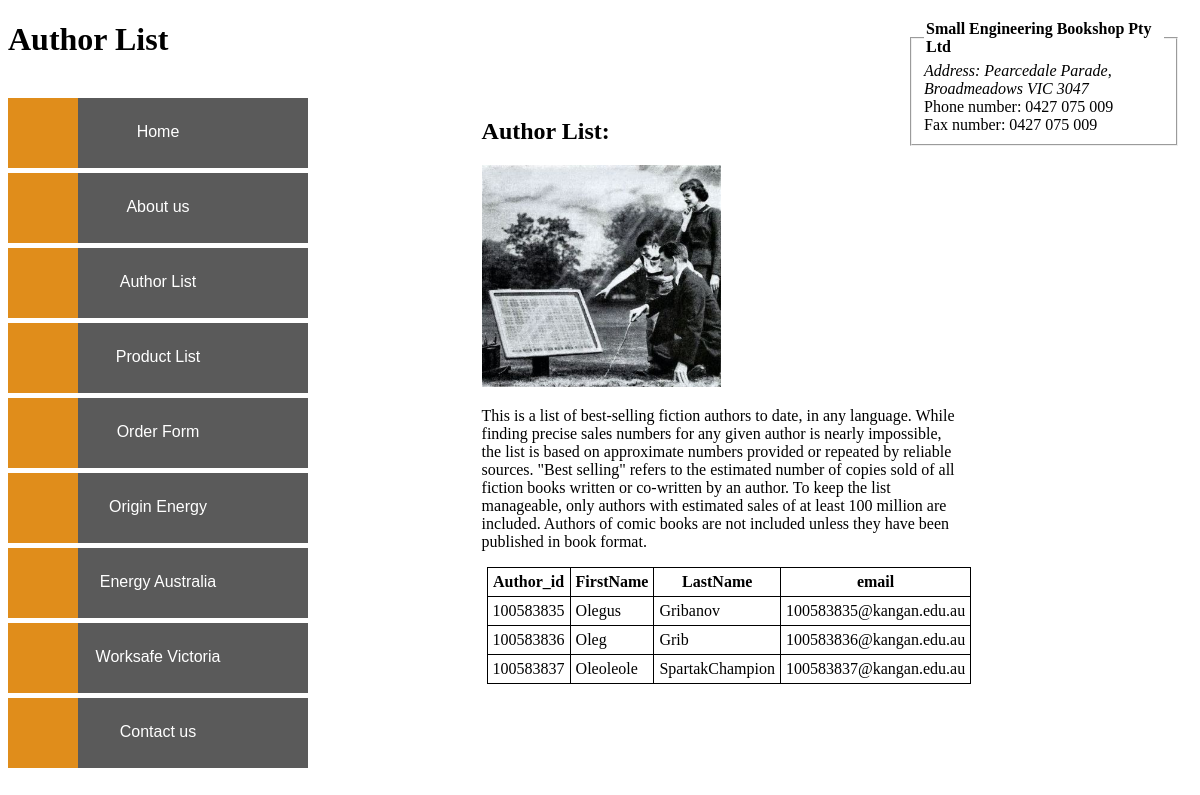
/authorlist.php, run on the app's committed database.
### tables this page shows
CREATE TABLE `Author` (
  `Author_id` varchar(10) NOT NULL,
  `FirstName` varchar(30) NOT NULL,
  `LastName` varchar(30) NOT NULL,
  `email` varchar(30) NOT NULL
);

### authorlist.php (the view, shortened to what this page needs)
<!DOCTYPE html>
<html lang="en">
	<head>
				<link rel="stylesheet" href="main.css">
				<link rel="stylesheet prefetch" href="http://netdna.bootstrapcdn.com/font-awesome/3.1.1/css/font-awesome.min.css">
	</head>
	<body>
		<header>
				<h1>Author List</h1>
					<fieldset style="width: 20%">
						<legend style="font-weight: bold">Small Engineering Bookshop Pty Ltd</legend>
							<address>Address:
									Pearcedale Parade, Broadmeadows VIC 3047
							</address>
								<div>Phone number: 0427 075 009</div>
								<div>Fax number: 0427 075 009</div>
					</fieldset>
		</header>
			<br>
		<main>
								<nav>
									<ul>
										<li class="var_nav">
											<div class="link_bg"></div>
											<div class="link_title">
												<div class="icon"><i class="icon-home icon-2x"></i></div>
													<a href="index.php"><span>Home</span></a>
											</div>
										</li>
										<li class="var_nav">
											<div class="link_bg"></div>
											<div class="link_title">
												<div class="icon"><i class="icon-briefcase icon-2x"></i></div>
													<a href="about.html"><span>About us</span></a>
											</div>
										</li>
										<li class="var_nav">
											<div class="link_bg"></div>
											<div class="link_title">
												<div class="icon"><i class="icon-lightbulb icon-2x"></i></div>
													<a href="authorlist.php"><span>Author List</span></a>
											</div>
										</li>
										<li class="var_nav">
											<div class="link_bg"></div>
											<div class="link_title">
												<div class="icon"><i class="icon-list icon-2x"></i></div>
													<a href="product.html"><span>Product List</span></a>
											</div>
										</li>
										<li class="var_nav">
											<div class="link_bg"></div>
											<div class="link_title">
												<div class="icon"><i class="icon-align-left icon-2x"></i></div>
													<a href="order.html"><span>Order Form</span></a>
											</div>
										</li>
										<li class="var_nav">
											<div class="link_bg"></div>
											<div class="link_title">
												<div class="icon"><i class="icon-leaf icon-2x"></i></div>
													<a href="https://www.workwell.vic.gov.au/"><span>Origin Energy</span></a>
											</div>
										</li>
										<li class="var_nav">
											<div class="link_bg"></div>
											<div class="link_title">
												<div class="icon"><i class="icon-fire icon-2x"></i></div>
													<a href="https://www.energyaustralia.com.au/"><span>Energy Australia</span></a>
											</div>
										</li>
										<li class="var_nav">
											<div class="link_bg"></div>
											<div class="link_title">
												<div class="icon"><i class="icon-wrench icon-2x"></i></div>
													<a href="https://www.workwell.vic.gov.au/"><span>Worksafe Victoria</span></a>
											</div>
										</li>
										<li class="var_nav">
											<div class="link_bg"></div>
											<div class="link_title">
												<div class="icon"><i class="icon-mobile-phone icon-2x"></i></div>
													<a href="contact.html"><span>Contact us</span></a>
											</div>
										</li>
									</ul>
								</nav>
		</main>
		<aside>
						<article>
				<h2>Author List:</h2>
								<img src="history.jpg" alt="The History of Small Engineering Bookshop Pty Ltd" height="222">
									<p>This is a list of best-selling fiction authors to date, in any language. While finding precise sales numbers for any given author is nearly impossible, the list is based on approximate numbers provided or repeated by reliable sources. "Best selling" refers to the estimated number of copies sold of all fiction books written or co-written by an author. To keep the list manageable, only authors with estimated sales of at least 100 million are included. Authors of comic books are not included unless they have been published in book format.</p>
																		<?php
							            $host = 'localhost';
							            $database = 'books';
							            $user = 'root';
							            $password = 'root';
							            $link = mysqli_connect($host, $user, $password, $database)
							                or die("Error " . mysqli_error($link));
							            $query ="SELECT * FROM Author";
							            $result = mysqli_query($link, $query) or die("Error " . mysqli_error($link));
							            if($result)
							            {
							                $rows = mysqli_num_rows($result);
							                echo "<table>
							                        <tr>
							                            <th>Author_id</th>
							                            <th>FirstName</th>
							                            <th>LastName</th>
							                            <th>email</th>
							                        </tr>";
							                for ($i = 0 ; $i < $rows ; ++$i)
							                {
							                    echo "<tr>";
							                    while ($row = mysqli_fetch_row($result))
							                        {
							                        echo "<tr>";
							                            for ($j = 0 ; $j < 4 ; ++$j)
							                            echo "<td>$row[$j]</td>";
							                        echo "</tr>";
							                        }
							                }
							                echo "</table>";
							            }
							        ?>
						</article>
		</aside>
	</body>
</html>

### main.css (style rules this page uses)
table { border: 1px solid black; }
fieldset { float: right; position: absolute; right: 20px; top: 20px; }
main { float: left; }
aside { padding-left: 40%; padding-right: 20%; }
ul { margin : 0; padding : 0; list-style-type : none; backface-visibility : hidden; }
.var_nav { position : relative; background : #5a5a5a; width : 300px; height : 70px; margin-bottom : 5px; }
.link_bg { width : 70px; height : 70px; position : absolute; background : #e08d1b; color : #fff; z-index : 2; }
.link_title { position : absolute; width : 100%; z-index : 3; color : #fff; }
.icon { position : relative; width : 70px; height : 70px; text-align : center; color : #fff; float : left; float : left; }
a { display : block; position : absolute; float : left; font-family : arial; color : #fff; text-decoration : none; width : 100%; height : 70px; text-align : center; }
span { margin-top : 25px; display : block; }

### authorlist.php (style rules this page uses)
table { border-collapse: collapse; }
table, th, td { border: 1px solid black; margin: 5px; padding: 5px; }

### data on the page
author: Author_id "100583835", FirstName "Olegus", LastName "Gribanov", email "100583835@kangan.edu.au"
author: Author_id "100583836", FirstName "Oleg", LastName "Grib", email "100583836@kangan.edu.au"
author: Author_id "100583837", FirstName "Oleoleole", LastName "SpartakChampion", email "100583837@kangan.edu.au"
